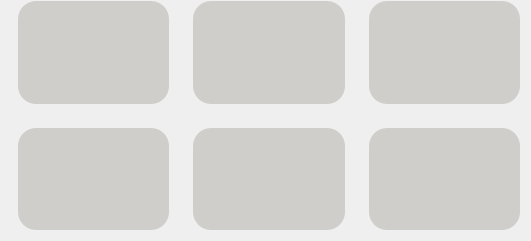
   <widget class="QWidget" name="button_shadow" native="true">
    <property name="geometry">
     <rect>
      <x>54</x>
      <y>155</y>
      <width>531</width>
      <height>241</height>
     </rect>
    </property>
    <layout class="QGridLayout" name="gridLayout_2">
     <property name="leftMargin">
      <number>18</number>
     </property>
     <property name="topMargin">
      <number>1</number>
     </property>
     <property name="spacing">
      <number>24</number>
     </property>
     <item row="0" column="1">
      <widget class="QLabel" name="ppt_pdf_shadow">
       <property name="styleSheet">
        <string notr="true">background-color:rgb(207, 206, 202);
border-radius: 18px;</string>
       </property>
       <property name="text">
        <string/>
       </property>
      </widget>
     </item>
     <item row="0" column="0">
      <widget class="QLabel" name="board_shadow">
       <property name="styleSheet">
        <string notr="true">background-color:rgb(207, 206, 202);
border-radius: 18px;</string>
       </property>
       <property name="text">
        <string/>
       </property>
      </widget>
     </item>
     <item row="1" column="0">
      <widget class="QLabel" name="image_shadow">
       <property name="styleSheet">
        <string notr="true">background-color:rgb(207, 206, 202);
border-radius: 18px;</string>
       </property>
       <property name="text">
        <string/>
       </property>
      </widget>
     </item>
     <item row="1" column="1">
      <widget class="QLabel" name="video_shadow">
       <property name="styleSheet">
        <string notr="true">background-color:rgb(207, 206, 202);
border-radius: 18px;</string>
       </property>
       <property name="text">
        <string/>
       </property>
      </widget>
     </item>
     <item row="0" column="2">
      <widget class="QLabel" name="word_shadow">
       <property name="styleSheet">
        <string notr="true">background-color:rgb(207, 206, 202);
border-radius: 18px;</string>
       </property>
       <property name="text">
        <string/>
       </property>
      </widget>
     </item>
     <item row="1" column="2">
      <widget class="QLabel" name="website_shadow">
       <property name="styleSheet">
        <string notr="true">background-color:rgb(207, 206, 202);
border-radius: 18px;</string>
       </property>
       <property name="text">
        <string/>
       </property>
      </widget>
     </item>
    </layout>
   </widget>
